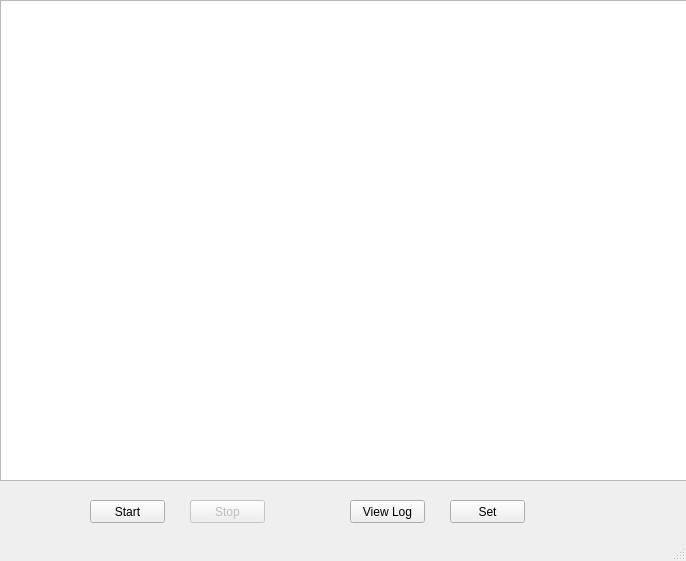
<?xml version="1.0" encoding="UTF-8"?>
<ui version="4.0">
 <class>LightWebServer_UI</class>
 <widget class="QMainWindow" name="LightWebServer_UI">
  <property name="geometry">
   <rect>
    <x>0</x>
    <y>0</y>
    <width>686</width>
    <height>561</height>
   </rect>
  </property>
  <property name="windowTitle">
   <string>LightWebServer</string>
  </property>
  <widget class="QWidget" name="centralWidget">
   <widget class="QTextBrowser" name="textBrowser_HttpView">
    <property name="geometry">
     <rect>
      <x>0</x>
      <y>0</y>
      <width>691</width>
      <height>481</height>
     </rect>
    </property>
    <property name="autoFillBackground">
     <bool>false</bool>
    </property>
   </widget>
   <widget class="QPushButton" name="btn_Start">
    <property name="geometry">
     <rect>
      <x>90</x>
      <y>500</y>
      <width>75</width>
      <height>23</height>
     </rect>
    </property>
    <property name="text">
     <string>Start</string>
    </property>
   </widget>
   <widget class="QPushButton" name="btn_Set">
    <property name="geometry">
     <rect>
      <x>450</x>
      <y>500</y>
      <width>75</width>
      <height>23</height>
     </rect>
    </property>
    <property name="text">
     <string>Set</string>
    </property>
   </widget>
   <widget class="QPushButton" name="btn_ViewLog">
    <property name="geometry">
     <rect>
      <x>350</x>
      <y>500</y>
      <width>75</width>
      <height>23</height>
     </rect>
    </property>
    <property name="text">
     <string>View Log</string>
    </property>
   </widget>
   <widget class="QPushButton" name="btn_Stop">
    <property name="enabled">
     <bool>false</bool>
    </property>
    <property name="geometry">
     <rect>
      <x>190</x>
      <y>500</y>
      <width>75</width>
      <height>23</height>
     </rect>
    </property>
    <property name="text">
     <string>Stop</string>
    </property>
   </widget>
  </widget>
  <widget class="QStatusBar" name="statusBar"/>
 </widget>
 <layoutdefault spacing="6" margin="11"/>
 <resources>
  <include location="LightWebServer.qrc"/>
 </resources>
 <connections/>
</ui>
